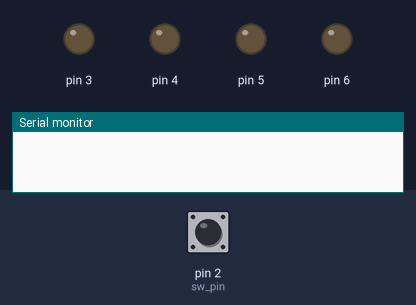
Bench run of a sketch on a simulated Arduino Uno, built with avr-gcc and run on an emulated ATmega328P. Shown: output pins drawn as LEDs (lit = HIGH), the last lines printed to the serial monitor. The test bench sets the inputs (shaded band); at power-on: pin 2 (sw_pin) HIGH.

Above: at 1.2 s.
1.3 s: pin 2 (sw_pin) pulled LOW for 0.15 s
At 2.4 s:
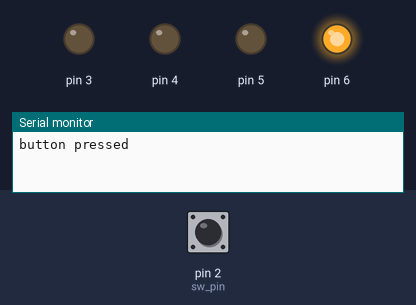
2.9 s: pin 2 (sw_pin) pulled LOW for 1 s
At 3.7 s:
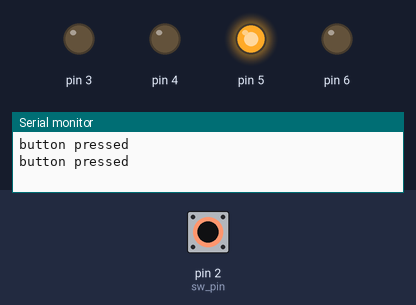
5.4 s: pin 2 (sw_pin) pulled LOW for 0.15 s
At 5.8 s:
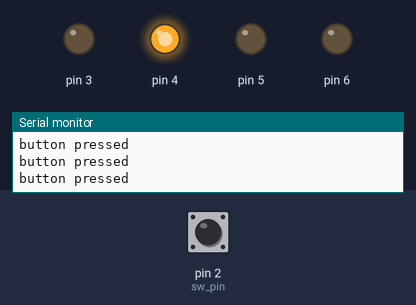
7.0 s: pin 2 (sw_pin) pulled LOW for 3.2 s
At 7.9 s:
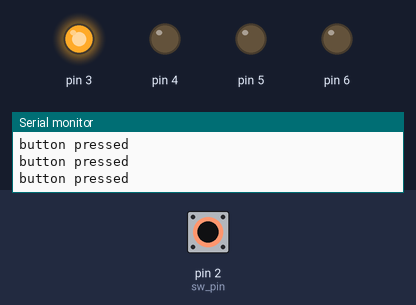
Timing chart, 0 to 10.0 s (numbered marks = the images above; inputs shaded):
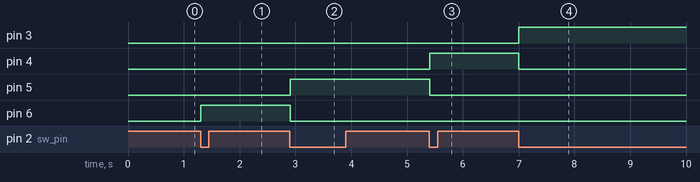

Measured:
- after the input at 1.3 s, pin 6: LOW → HIGH at once
- after the input at 2.9 s, pin 5: LOW → HIGH at once; pin 6: HIGH → LOW at once
- after the input at 5.4 s, pin 4: LOW → HIGH at once; pin 5: HIGH → LOW at once
- after the input at 7.0 s, pin 3: LOW → HIGH at once; pin 4: HIGH → LOW at once

The sketch:

btn03-4.ino
```cpp
//Switch 누르면 4개순차점멸 LED on/off (Edge Triger)
//스위치를 누를때마다 다음 불이 켜지는 형식으로 순차점멸

#include <Led.h>

#define OFF 1
#define ON 0

Led leds [4]={ Led(6), Led(5), Led(4), Led(3)};
const int sw_pin = 2;
int out_no = 0; //현재step // 다른부분 2

void setup() {
  Serial.begin(9600);              //통신속도
  pinMode(sw_pin, INPUT_PULLUP);
}

void shift(){
  Serial.println("button pressed");
  for(int n =0; n < 4; n++){
    leds[n].setValue(n == out_no);
  }
  out_no = (++out_no)% 4;
}

void loop() {
  boolean o_sw, n_sw;  // 같은 부분
  o_sw = digitalRead(sw_pin);   // 첫 번째 상태
  delay(10);
  n_sw = digitalRead(sw_pin);   // 두 번째 상태


    if(o_sw == OFF && n_sw == ON){ // 하강 edge인가? 물어보는 조건식 // 같은 부분
      shift();
    }
  }


//자바스크립트의 이벤트처리를 하는 콜백함수와 같은 원리로
// 코드중복을 제거하기위해 콜백처리해 별도의 함수로 구성한 구조.

//자바스크립트의 콜백함수 : 미리 메소드로 처리해둔 함수를 호출하여 사용이 필요한 함수에서 사용하는 이벤트 함수
```
